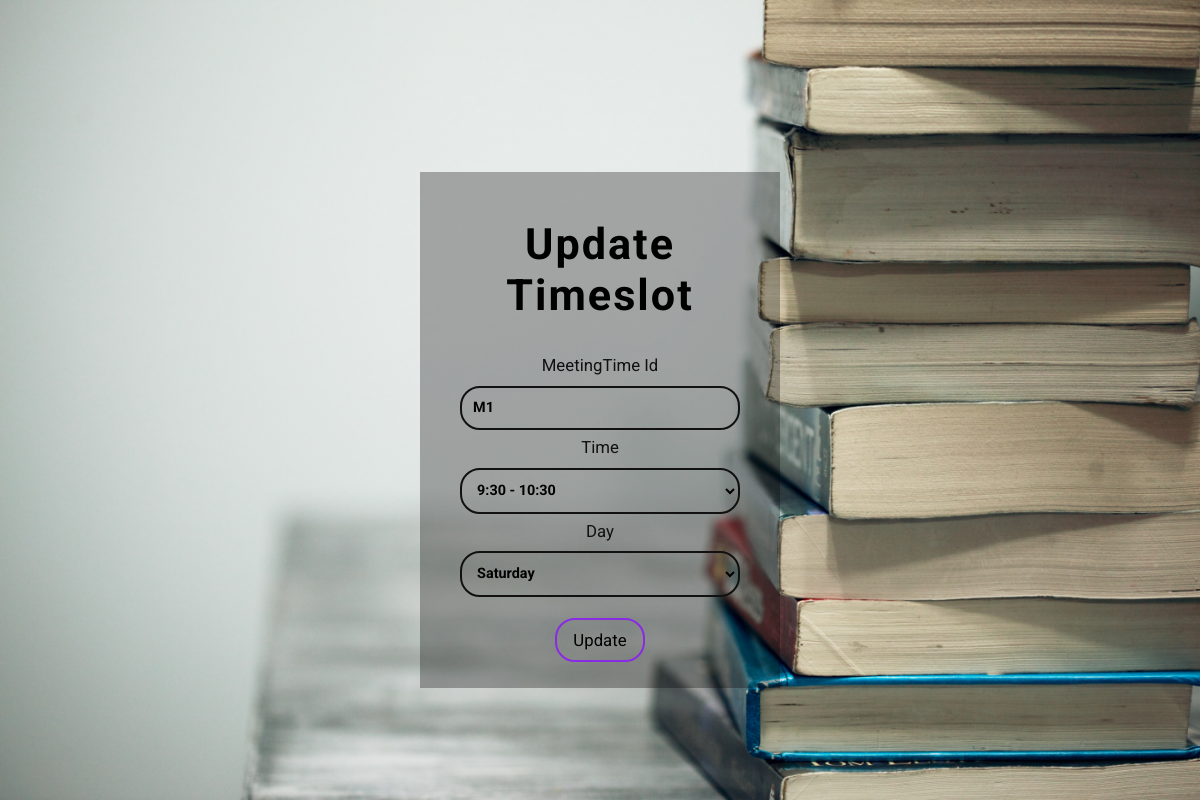
Screenshot of /update-timeslot/M1/ with the database file from the repository.
### atmsecondary/models.py (models this page shows, shortened)
class MeetingTime(models.Model):
    pid = models.CharField(max_length=4, primary_key=True)
    time = models.CharField(max_length=50, choices=time_slots)
    day = models.CharField(max_length=15, choices=DAYS_OF_WEEK)

### atmsecondary/views.py (the view)
# urls.py: path('update-timeslot/<id>/', views.update_timeslot, name='update_timeslot'),
def update_timeslot(request, id):
    timeslot = MeetingTime.objects.get(pid=id)
    form = AddTimeslots(instance=timeslot)
    if request.method == 'POST':
        form = AddTimeslots(request.POST, instance=timeslot)
        if form.is_valid():
            form.save()
            return redirect('view_timeslots')
    context = {'form': form}
    return render(request, 'update-timeslot.html', context)

### atmsecondary/forms.py
class AddTimeslots(ModelForm):
    class Meta:
        model = models.MeetingTime
        fields = '__all__'

### templates/update-timeslot.html (shortened to what this page needs)
{% extends 'constant/main.html' %}
{% block content %}
<div class="splash-secondary">
    <div class="login">
        <h1>Update Timeslot</h1>
        <form method="post">
            <div class="input-box">
                <label for="UserId">MeetingTime Id</label>
                {{form.pid}}
            </div>
            <div class="input-box">
                <label for="UserId">Time</label>
                {{form.time}}
            </div>
            <div class="input-box">
                <label for="UserId">Day</label>
                {{form.day}}
            </div>
            <input type="submit" value="Update" class="button">
        </form>
    </div>
</div>
{% endblock %}

### static/css/style.css (style rules this page uses)
* { margin: 0; padding: 0; box-sizing: border-box; font-family: 'Roboto',sans-serif; }
html { font-size: 12px; }
body { font-size: 12px; position: relative; width: 100%; }
.splash-secondary { width: 100%; height: 100vh; background: url('../img/splash-secondary.jpg'); background-position: center; background-repeat: no-repeat; background-size: cover; display: flex; justify-content: center; align-items: center; }
.login { margin-top: 5em; padding: 1em 2em; width: 30%; background-color: rgba(0, 0, 0, 0.3); }
.login h1 { font-size: 3.6rem; letter-spacing: 2px; text-align: center; margin: .8em; }
.login form { display: flex; flex-direction: column; justify-content: center; align-items: center; }
.login form .input-box { display: flex; width: 100%; flex-direction: column; justify-content: center; align-items: center; }
.input-box input { display: block; margin: .5em 0; font-size: 1.2rem; width: 90%; padding: .8em; background: transparent; border: none; border-radius: 20px; border: 2px solid #111; outline: none; font-weight: 700; }
.input-box select { width: 90%; margin: .5em 0; font-size: 1.2rem; padding: .8em; background: transparent; border: none; border-radius: 20px; border: 2px solid #111; outline: none; font-weight: 700; }
.input-box select option { width: 90%; margin: .5em 0; font-size: 1.2rem; padding: .8em; background: transparent; border: none; border-radius: 20px; border: 2px solid #111; outline: none; font-weight: 700; }
.input-box label { margin-bottom: .2em; font-size: 1.4rem; color: #111; }
.button { display: block; text-decoration: none; padding: .6em 1em; background: transparent; border: 2px solid blueviolet; border-radius: 20px; font-size: 1.4rem; margin: .8em 0; cursor: pointer; transition: all .2s ease; }

### rows the page displays
MeetingTime: pid "M1", time "9:30 - 10:30", day "Saturday"
